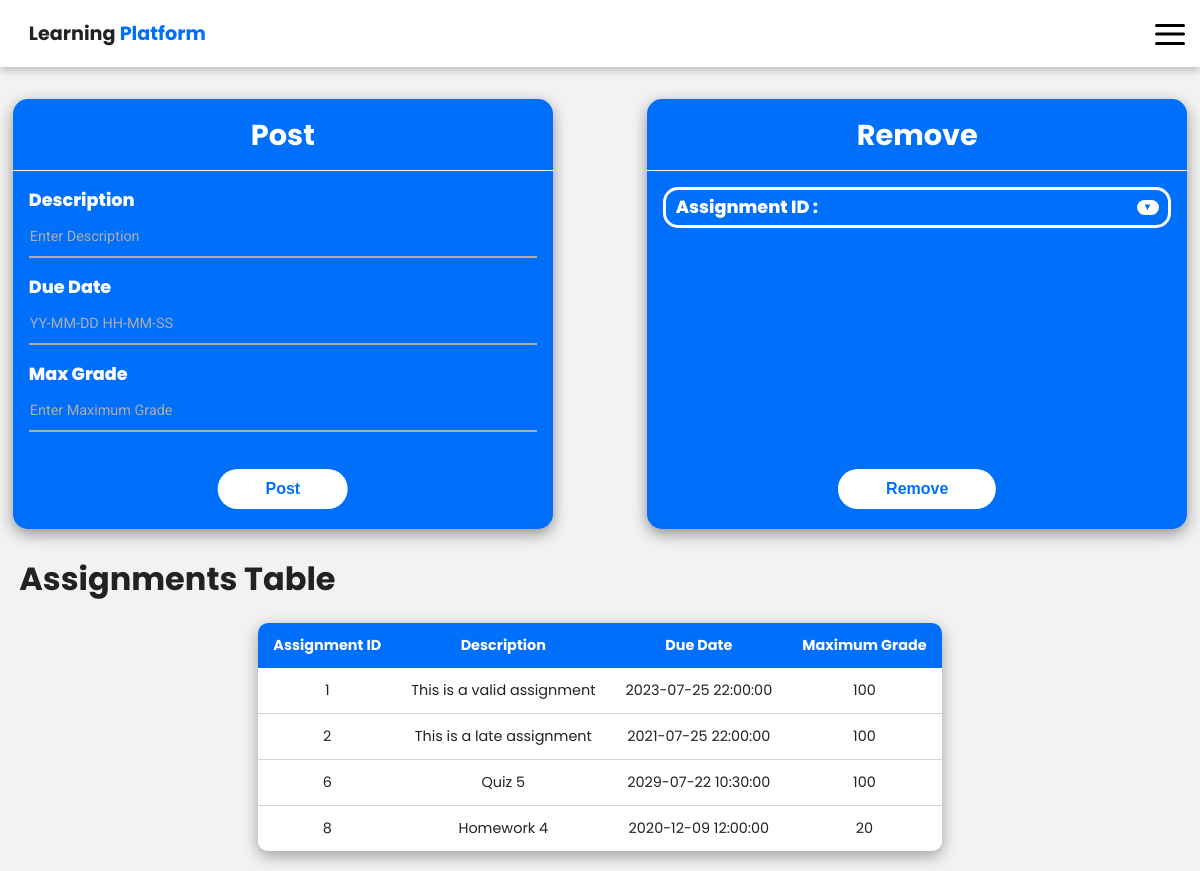
/manageassignments.php (signed in), run on the app's committed database.
### tables this page shows
CREATE TABLE `assignments` (
  `AssignmentID` int(11) NOT NULL,
  `Description` varchar(250) NOT NULL,
  `DueDate` datetime NOT NULL,
  `MaxGrade` int(11) NOT NULL DEFAULT 100
);

### manageassignments.php (the view, shortened to what this page needs)
<html lang="en">
<head>
    <link rel="stylesheet" href="styles.css">
</head>
<body>
<?php
        $ali = false;
        if(isset($_SESSION['adminloggedin'])){
            $ali = $_SESSION['adminloggedin'];}
        if($ali == true){
            include "configusers.php";
            ?>
            <div class="container">
                <div class="segment">
                        <h1 class="title">Post</h1>
                        <div class="line"></div>
                    <form method="POST" enctype="multipart/form-data">
                        <div class="name">Description</div>
                        <div class="text-field">
                            <input type="text" required name="desc" id="desc" placeholder="Enter Description">
                        </div>
                        <div class="name">Due Date</div>
                        <div class="text-field">
                            <input type="text" required name="duedate" placeholder="YY-MM-DD HH-MM-SS">
                        </div>
                        <div class="name">Max Grade</div>
                        <div class="text-field">
                            <input type="text" required name="maxgrade" placeholder="Enter Maximum Grade">
                        </div>
                        <input type="submit" name="postsubmit" value="Post" class="submit">
                    </form>
                </div>
                <div class="segment">
                    <h1 class="title">Remove</h1>
                    <div class="line"></div>
                    <form method="POST" enctype="multipart/form-data">
                        <div class="drop-down" id="drop-down">
                            <div class="name" id="assign-drop">Assignment ID : <span id="selected-drop"></span></div>
                            <div id="drop-button">▼</div>
                        </div>
                        <input type="submit" name="removesubmit" value="Remove" class="submit">
                    </form>
                </div>
            </div>
    <h1 class="table-title">Assignments Table</h1>
    <?php
        $viewassignmentssql = "SELECT * FROM assignments";
        $res = mysqli_query($db, $viewassignmentssql);
        $resultCheck = mysqli_num_rows($res);
        $out = '<div class="table-cont">
                <table class="table"><thead><tr>';
        if($resultCheck>0){
            $out .="<th>Assignment ID</th><th>Description</th><th>Due Date</th><th>Maximum Grade</th></tr></thead><tbody>";
            while ($row = mysqli_fetch_assoc($res)){
                $out .="<tr><td>".$row['AssignmentID']."</td>";
                $out .= "<td>".$row['Description']."</td>";
                $out .= "<td>".$row['DueDate']."</td>";
                $out .= "<td>".$row['MaxGrade']."</td></tr>";
            }
            $out .="</tbody></table></div>";
            echo $out;
        } else {
            echo "<div class='pop-up'>Empty</div>";
        }
    }else{
        echo "Access denied<br>";
        echo '<a href="signin.php">Go Home</a><br>';;
    }
        ?>
</body>
</html>

### styles.css (style rules this page uses)
:root { --background-color: #F2F2F2; --dark-grey:#222222; --light-grey: #dddddd; --primary-color: #006ff9; --secondary-color: #005ff3; --primary-color-light: #85bcff; }
* { margin: 0; padding: 0; box-sizing: border-box; }
body { font-family: "Poppins"; min-width: 370px; max-height: 900px; overflow-x: hidden; }
.container { margin:2em 0.8em 0 0.8em; display: flex; justify-content: space-between; }
.segment { position: relative; color: white; width: 45vw; height:350px; background-color: #006ff9; border-radius: 15px; margin: 0; padding: 0; box-shadow: rgba(0, 0, 0, 0.4) 0px 5px 15px; }
.title { font-size: 1.5rem; position: relative; text-align: center; margin-top: 0.5em; margin-bottom: 0; }
.line { height: 1px; background-color: white; margin-top: 0.8em; }
form .text-field { position: relative; border-bottom: 2px solid #adadad; margin-top: 0; margin-bottom: 1em; }
form { padding: 1em; }
.text-field input { color: white; width: 100%; height: 25px; padding: 0 1px; font-size: 16px; border:none; background:none; outline: none; margin: 0; }
::placeholder { font-size: 0.7rem; font-family: "Roboto"; color: #adadad; }
.name { font-size: 0.8em; font-weight: 800; }
.submit { color: var(--primary-color); border: none; font-size: 0.8em; font-weight: bold; border-radius: 25px; padding: 0.7em 3em; background-color: white; cursor: pointer; position: absolute; left:50%; transform: translateX(-50%); bottom:20px; margin-top: 1em; }
.drop-down { border: 3px solid white; padding: 0.3em 0.6em; border-radius: 15px; display: flex; justify-content: space-between; align-items: center; cursor: pointer; }
.drop-down #drop-button { display: flex; justify-content: center; color: var(--primary-color); background-color: white; font-size: 0.6em; font-weight: bold; border-radius: 25px; border: none; height: 15px; width: 22px; }
#assign-drop { font-size: 0.65em; }
.table { border-collapse: collapse; margin: 20px auto; font-size: 0.9em; min-width: 360px; text-align: center; background-color: white; border-radius: 10px; min-height: 150px; box-shadow: rgba(0, 0, 0, 0.35) 0px 5px 15px; }
.table-cont { overflow: auto; padding: 0 0.8em; max-height: 500px; }
.table th, .table td { padding: 12px 15px; }
.table thead th:not(:first-child) { text-align: center; }
.table tbody tr:not(:last-child) { border-bottom: 1px solid lightgray; }
.table-title { margin: 0.8em 0 0 0.6em; padding: 0; }
.table thead { background-color: var(--primary-color); color: white; }
.table thead th:first-child { border-radius: 10px 0 0 0; }
.table thead th:last-child { border-radius: 0 10px 0 0; }
@media screen and (min-width: 600px) { .title { font-size: 1.8em; } }
@media screen and (min-width: 600px) { .segment { height: 430px; } }
@media screen and (min-width: 600px) { .name { font-size: 1.1em; } }
@media screen and (min-width: 600px) { .drop-down .name { font-size: 1.1em; } }
@media screen and (min-width: 600px) { #assign-drop { font-size: 1.1em; } }
@media screen and (min-width: 600px) { .text-field input { margin-top: 0.2em; height: 40px; } }
@media screen and (min-width: 600px) { ::placeholder { font-size: 0.9em; } }
@media screen and (min-width: 600px) { .submit { font-size: 1em; } }

### nav-style.css (style rules this page uses)
:root { --background-color: #F2F2F2; --dark-grey:#222222; --light-grey: #272727; --primary-color: #006ff9; --secondary-color: #005ff3; }
* { margin: 0; padding: 0; }
body { font-family: "Poppins"; background-color: var(--background-color); color: var(--dark-grey); min-width: 370px; overflow-x: hidden; }
.nav { display: flex; padding: 0; background-color: white; -webkit-box-shadow: rgba(0, 0, 0, 0.24) 0px 3px 8px; box-shadow: rgba(0, 0, 0, 0.24) 0px 3px 8px; align-items: center; }
.nav .logo { margin: 1em 1.5em; font-size: 1.2em; }
.nav .logo span { color:#006ff9; }
* { margin:0; padding:0; box-sizing:border-box; }
.menu { z-index: 999; width:40px; height:40px; border-radius:5px; cursor:pointer; margin: 10px; display: flex; justify-content: center; align-items: center; margin-left:auto; }
.menu div { width:30px; height:30px; position: relative; }
.menu span { width:30px; background:black; height:3px; border-radius:5px; display:block; position: absolute; top: 50%; left: 50%; transform: translate(-50%, -50%); transition: transform 0.5s, width 0.5s; }
.menu #line1 { transform: translate(-50%,-10px); }
.menu #line3 { transform: translate(-50%,8px); }

### data on the page
assignments: AssignmentID "1", Description "This is a valid assignment", DueDate "2023-07-25 22:00:00", MaxGrade "100"
assignments: AssignmentID "2", Description "This is a late assignment", DueDate "2021-07-25 22:00:00", MaxGrade "100"
assignments: AssignmentID "6", Description "Quiz 5", DueDate "2029-07-22 10:30:00", MaxGrade "100"
assignments: AssignmentID "8", Description "Homework 4", DueDate "2020-12-09 12:00:00", MaxGrade "20"
